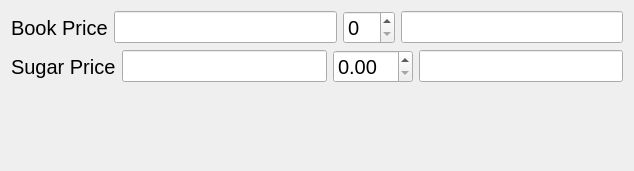
<?xml version="1.0" encoding="UTF-8"?>
<ui version="4.0">
 <class>Dialog</class>
 <widget class="QDialog" name="Dialog">
  <property name="geometry">
   <rect>
    <x>0</x>
    <y>0</y>
    <width>634</width>
    <height>171</height>
   </rect>
  </property>
  <property name="windowTitle">
   <string>Dialog</string>
  </property>
  <layout class="QGridLayout" name="gridLayout">
   <item row="0" column="0">
    <layout class="QHBoxLayout" name="horizontalLayout">
     <item>
      <widget class="QLabel" name="label">
       <property name="font">
        <font>
         <family>MS Sans Serif</family>
         <pointsize>15</pointsize>
        </font>
       </property>
       <property name="text">
        <string>Book Price</string>
       </property>
      </widget>
     </item>
     <item>
      <widget class="QLineEdit" name="lineEditBookPrice">
       <property name="font">
        <font>
         <family>MS Sans Serif</family>
         <pointsize>15</pointsize>
        </font>
       </property>
      </widget>
     </item>
     <item>
      <widget class="QSpinBox" name="spinBoxBookQty">
       <property name="font">
        <font>
         <family>MS Sans Serif</family>
         <pointsize>15</pointsize>
        </font>
       </property>
      </widget>
     </item>
     <item>
      <widget class="QLineEdit" name="lineEditBookAmount">
       <property name="font">
        <font>
         <family>MS Sans Serif</family>
         <pointsize>15</pointsize>
        </font>
       </property>
      </widget>
     </item>
    </layout>
   </item>
   <item row="1" column="0">
    <layout class="QHBoxLayout" name="horizontalLayout_2">
     <item>
      <widget class="QLabel" name="label_2">
       <property name="font">
        <font>
         <family>MS Sans Serif</family>
         <pointsize>15</pointsize>
        </font>
       </property>
       <property name="text">
        <string>Sugar Price</string>
       </property>
      </widget>
     </item>
     <item>
      <widget class="QLineEdit" name="lineEditSugarPrice">
       <property name="font">
        <font>
         <family>MS Sans Serif</family>
         <pointsize>15</pointsize>
        </font>
       </property>
      </widget>
     </item>
     <item>
      <widget class="QDoubleSpinBox" name="doubleSpinBox">
       <property name="font">
        <font>
         <family>MS Sans Serif</family>
         <pointsize>15</pointsize>
        </font>
       </property>
      </widget>
     </item>
     <item>
      <widget class="QLineEdit" name="lineEditSugarAmount">
       <property name="font">
        <font>
         <family>MS Sans Serif</family>
         <pointsize>15</pointsize>
        </font>
       </property>
      </widget>
     </item>
    </layout>
   </item>
   <item row="2" column="0">
    <layout class="QFormLayout" name="formLayout">
     <property name="topMargin">
      <number>20</number>
     </property>
     <item row="0" column="0">
      <spacer name="horizontalSpacer">
       <property name="orientation">
        <enum>Qt::Horizontal</enum>
       </property>
       <property name="sizeHint" stdset="0">
        <size>
         <width>258</width>
         <height>20</height>
        </size>
       </property>
      </spacer>
     </item>
     <item row="0" column="1">
      <widget class="QLabel" name="labelTotalAmount">
       <property name="font">
        <font>
         <family>MS Sans Serif</family>
         <pointsize>15</pointsize>
        </font>
       </property>
       <property name="text">
        <string/>
       </property>
      </widget>
     </item>
    </layout>
   </item>
  </layout>
 </widget>
 <resources/>
 <connections/>
</ui>
